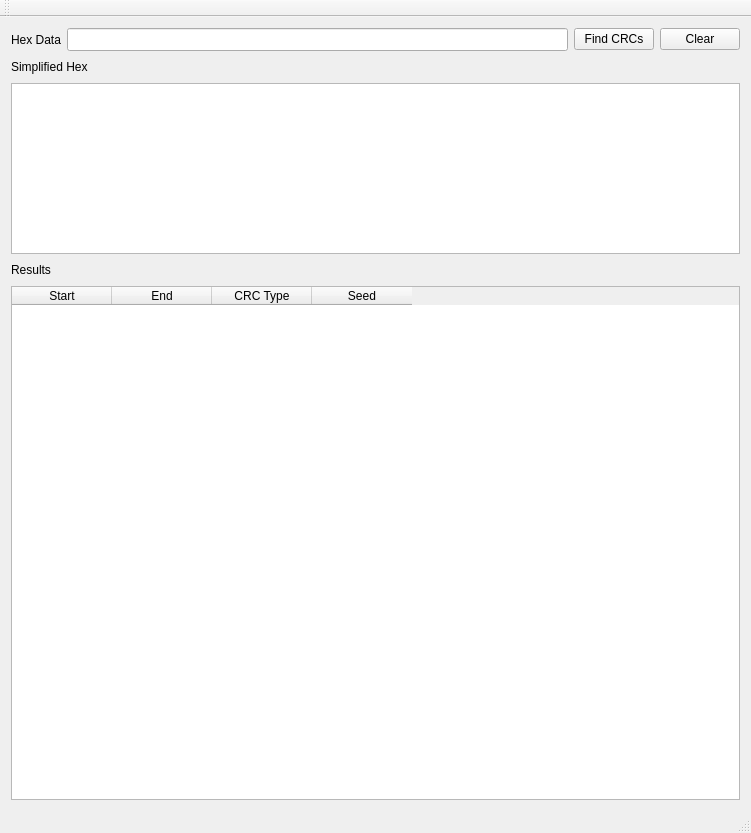
<?xml version="1.0" encoding="UTF-8"?>
<ui version="4.0">
 <class>MainWindow</class>
 <widget class="QMainWindow" name="MainWindow">
  <property name="geometry">
   <rect>
    <x>0</x>
    <y>0</y>
    <width>751</width>
    <height>833</height>
   </rect>
  </property>
  <property name="windowTitle">
   <string>Hex Decoder</string>
  </property>
  <widget class="QWidget" name="centralWidget">
   <layout class="QVBoxLayout" name="verticalLayout">
    <item>
     <layout class="QHBoxLayout" name="horizontalLayout_3">
      <item>
       <widget class="QLabel" name="theHexEntryLabel">
        <property name="text">
         <string>Hex Data</string>
        </property>
       </widget>
      </item>
      <item>
       <widget class="QLineEdit" name="theUserData">
        <property name="font">
         <font>
          <family>Courier</family>
         </font>
        </property>
       </widget>
      </item>
      <item>
       <widget class="QPushButton" name="theConvertButton">
        <property name="text">
         <string>Find CRCs</string>
        </property>
       </widget>
      </item>
      <item>
       <widget class="QPushButton" name="theClearButton">
        <property name="text">
         <string>Clear</string>
        </property>
       </widget>
      </item>
     </layout>
    </item>
    <item>
     <layout class="QHBoxLayout" name="horizontalLayout_2">
      <item>
       <widget class="QLabel" name="theSimplifiedHexLabel">
        <property name="text">
         <string>Simplified Hex</string>
        </property>
       </widget>
      </item>
      <item>
       <spacer name="horizontalSpacer_2">
        <property name="orientation">
         <enum>Qt::Horizontal</enum>
        </property>
        <property name="sizeHint" stdset="0">
         <size>
          <width>40</width>
          <height>20</height>
         </size>
        </property>
       </spacer>
      </item>
     </layout>
    </item>
    <item>
     <widget class="QTextEdit" name="theSimplifiedHex">
      <property name="sizePolicy">
       <sizepolicy hsizetype="Expanding" vsizetype="Expanding">
        <horstretch>0</horstretch>
        <verstretch>1</verstretch>
       </sizepolicy>
      </property>
      <property name="font">
       <font>
        <family>Courier</family>
       </font>
      </property>
     </widget>
    </item>
    <item>
     <layout class="QHBoxLayout" name="horizontalLayout">
      <item>
       <widget class="QLabel" name="theResultsLabel">
        <property name="text">
         <string>Results</string>
        </property>
       </widget>
      </item>
      <item>
       <spacer name="horizontalSpacer">
        <property name="orientation">
         <enum>Qt::Horizontal</enum>
        </property>
        <property name="sizeHint" stdset="0">
         <size>
          <width>40</width>
          <height>20</height>
         </size>
        </property>
       </spacer>
      </item>
     </layout>
    </item>
    <item>
     <widget class="QTableWidget" name="theResults">
      <property name="sizePolicy">
       <sizepolicy hsizetype="Expanding" vsizetype="Expanding">
        <horstretch>0</horstretch>
        <verstretch>3</verstretch>
       </sizepolicy>
      </property>
      <column>
       <property name="text">
        <string>Start</string>
       </property>
      </column>
      <column>
       <property name="text">
        <string>End</string>
       </property>
      </column>
      <column>
       <property name="text">
        <string>CRC Type</string>
       </property>
      </column>
      <column>
       <property name="text">
        <string>Seed</string>
       </property>
      </column>
     </widget>
    </item>
   </layout>
  </widget>
  <widget class="QMenuBar" name="menuBar">
   <property name="geometry">
    <rect>
     <x>0</x>
     <y>0</y>
     <width>751</width>
     <height>22</height>
    </rect>
   </property>
  </widget>
  <widget class="QToolBar" name="mainToolBar">
   <attribute name="toolBarArea">
    <enum>TopToolBarArea</enum>
   </attribute>
   <attribute name="toolBarBreak">
    <bool>false</bool>
   </attribute>
  </widget>
  <widget class="QStatusBar" name="statusBar"/>
 </widget>
 <layoutdefault spacing="6" margin="11"/>
 <resources/>
 <connections/>
</ui>
